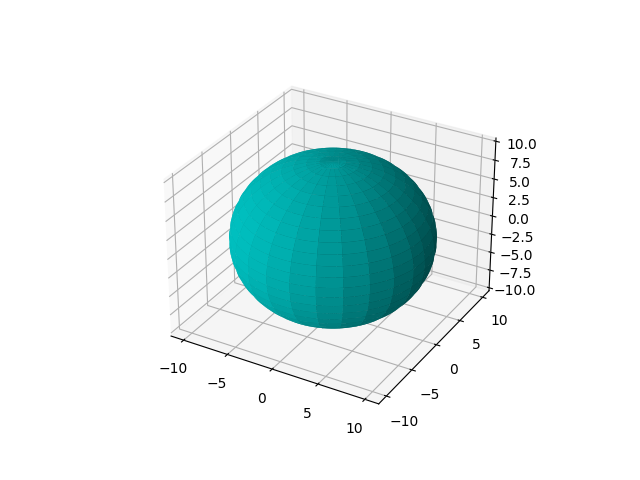

Write the Python code that produced this figure.
from mpl_toolkits.mplot3d import Axes3D
import matplotlib.pyplot as plt
import numpy as np
fig = plt.figure()
ax = fig.add_subplot(111, projection='3d')
u = np.linspace(0, 2 * np.pi, 100)
v = np.linspace(0, np.pi, 100)
x = 10 * np.outer(np.cos(u), np.sin(v))
y = 10 * np.outer(np.sin(u), np.sin(v))
z = 10 * np.outer(np.ones(np.size(u)), np.cos(v))
ax.plot_surface(x, y, z,  rstride=4, cstride=4, color='c')
plt.show()
